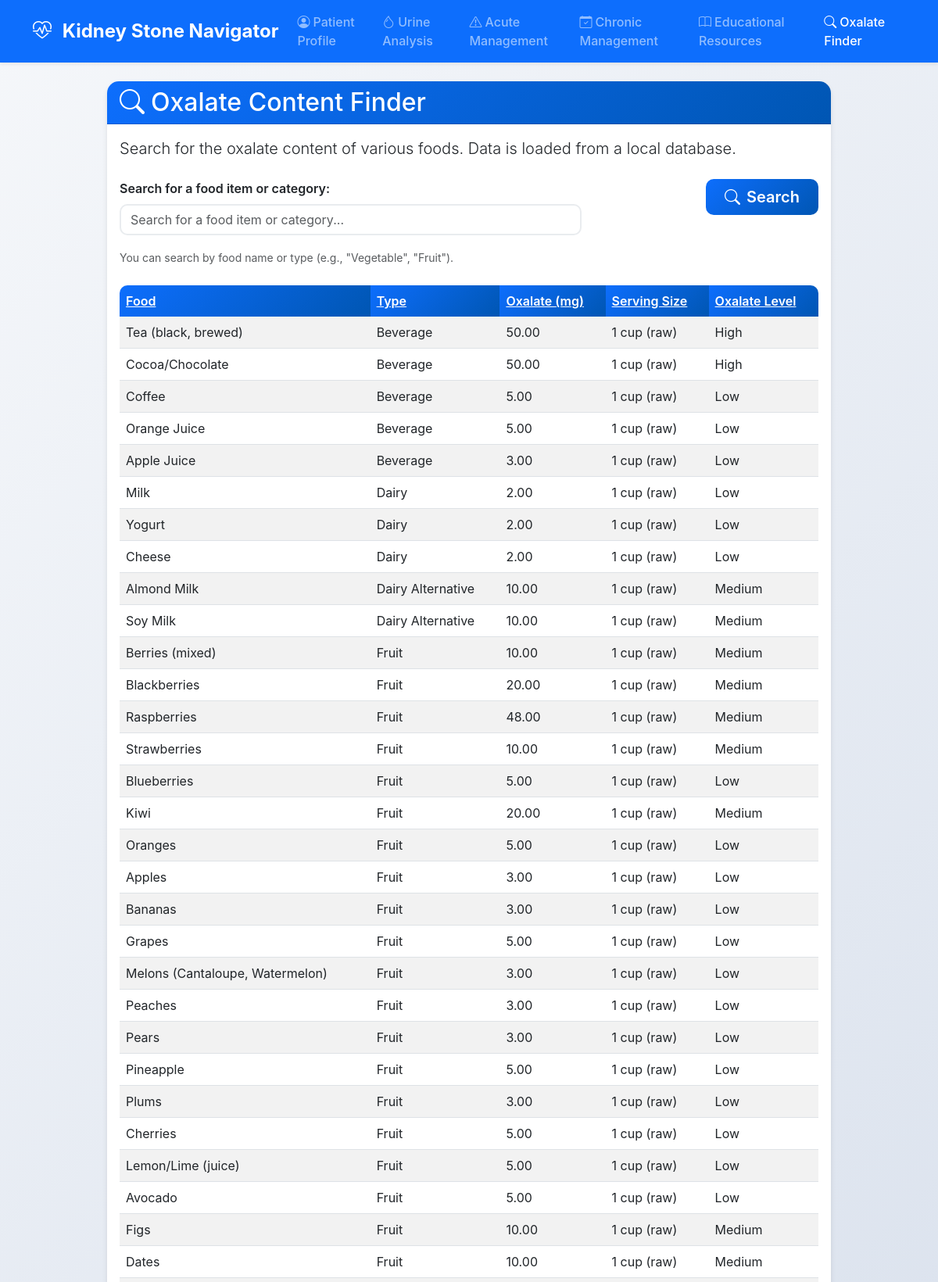
Page /oxalate-finder/?sort=type&direction=asc (upper part) on the committed database.
### kidney_stones_app/models.py (models this page shows, shortened)
class OxalateContent(models.Model):
    food = models.CharField(max_length=200, help_text="Food item name")
    type = models.CharField(max_length=100, help_text="Food category/type")
    oxalate_mg = models.DecimalField(
        max_digits=6, decimal_places=2,
        help_text="Oxalate content in mg per serving"
    )
    serving_size = models.CharField(
        max_length=100, help_text="Serving size description")
    oxalate_level = models.CharField(
        max_length=20,
        choices=[
            ('Low', 'Low'),
            ('Medium', 'Medium'),
            ('High', 'High'),
            ('Very High', 'Very High'),
        ],
        help_text="Oxalate level classification"
    )
    class Meta:
        ordering = ['food']

### kidney_stones_app/views.py (the view)
# urls.py: path('oxalate-finder/', views.oxalate_finder, name='oxalate_finder'),
def oxalate_finder(request):
    sort = request.GET.get('sort', 'food')
    direction = request.GET.get('direction', 'asc')
    order_prefix = '' if direction == 'asc' else '-'
    valid_sort_fields = ['food', 'type', 'oxalate_mg', 'serving_size', 'oxalate_level']
    if sort not in valid_sort_fields:
        sort = 'food'
    order_by = f'{order_prefix}{sort}'
    if request.method == 'POST':
        form = OxalateSearchForm(request.POST)
        if form.is_valid():
            search_term = form.cleaned_data['search_term']
            if search_term:
                results = OxalateContent.objects.filter(
                    Q(food__icontains=search_term) | Q(type__icontains=search_term)
                ).order_by(order_by)
            else:
                results = OxalateContent.objects.all().order_by(order_by)
        else:
            results = OxalateContent.objects.all().order_by(order_by)
    else:
        form = OxalateSearchForm()
        results = OxalateContent.objects.all().order_by(order_by)
    return render(request, 'kidney_stones_app/oxalate_finder.html', {
        'form': form,
        'results': results,
        'active_page': 'oxalate_finder',
        'request': request  # Pass request for sorting link state
    })

### kidney_stones_app/forms.py
class OxalateSearchForm(forms.Form):
    search_term = forms.CharField(
        max_length=100,
        required=False,
        widget=forms.TextInput(attrs={
            'placeholder': 'Search for a food item or category...',
            'class': 'form-control'
        }),
        label="Search for a food item or category:"
    )

### templates/kidney_stones_app/oxalate_finder.html (shortened to what this page needs)
{% extends 'base.html' %}
{% load crispy_forms_tags %}
{% block content %}
<div class="container">
    <div class="row">
        <div class="col-lg-10 mx-auto">
            <div class="card mb-4">
                <div class="card-header">
                    <h2 class="mb-0"><i class="bi bi-search me-2"></i>Oxalate Content Finder</h2>
                </div>
                <div class="card-body">
                    <p class="lead mb-4">Search for the oxalate content of various foods. Data is loaded from a local database.</p>
                    <form method="post" class="row g-3 mb-4">
                        <div class="col-md-8">
                            {{ form.search_term|as_crispy_field }}
                            <small class="form-text text-muted">You can search by food name or type (e.g., "Vegetable", "Fruit").</small>
                        </div>
                        <div class="col-md-4 text-end">
                            <button type="submit" class="btn btn-primary btn-lg">
                                <i class="bi bi-search me-2"></i>Search
                            </button>
                        </div>
                    </form>
                    {% if results %}
                        <div class="table-responsive">
                            <table class="table table-striped table-hover align-middle oxalate-table">
                                <thead>
                                    <tr>
                                        <th><a href="?sort=food{% if request.GET.direction == 'asc' and request.GET.sort == 'food' %}&direction=desc{% else %}&direction=asc{% endif %}">Food</a></th>
                                        <th><a href="?sort=type{% if request.GET.direction == 'asc' and request.GET.sort == 'type' %}&direction=desc{% else %}&direction=asc{% endif %}">Type</a></th>
                                        <th><a href="?sort=oxalate_mg{% if request.GET.direction == 'asc' and request.GET.sort == 'oxalate_mg' %}&direction=desc{% else %}&direction=asc{% endif %}">Oxalate (mg)</a></th>
                                        <th><a href="?sort=serving_size{% if request.GET.direction == 'asc' and request.GET.sort == 'serving_size' %}&direction=desc{% else %}&direction=asc{% endif %}">Serving Size</a></th>
                                        <th><a href="?sort=oxalate_level{% if request.GET.direction == 'asc' and request.GET.sort == 'oxalate_level' %}&direction=desc{% else %}&direction=asc{% endif %}">Oxalate Level</a></th>
                                    </tr>
                                </thead>
                                <tbody>
                                    {% for item in results %}
                                    <tr>
                                        <td>{{ item.food }}</td>
                                        <td>{{ item.type }}</td>
                                        <td>{{ item.oxalate_mg }}</td>
                                        <td>{{ item.serving_size }}</td>
                                        <td>{{ item.oxalate_level }}</td>
                                    </tr>
                                    {% endfor %}
                                </tbody>
                            </table>
                        </div>
                    {% else %}
                        <div class="alert alert-info">
                            No results found. Try searching for a different food item or category.
                        </div>
                    {% endif %}
                </div>
            </div>
        </div>
    </div>
</div>
{% endblock %}

### static/css/style.css (style rules this page uses)
:root { --primary-color: #0d6efd; --secondary-color: #6c757d; --success-color: #198754; --warning-color: #ffc107; --danger-color: #dc3545; --info-color: #0dcaf0; --light-color: #f8f9fa; --dark-color: #212529; }
body { font-family: -apple-system, BlinkMacSystemFont, 'Segoe UI', Roboto, 'Helvetica Neue', Arial, sans-serif; background: linear-gradient(135deg, #f5f7fa 0%, #c3cfe2 100%); min-height: 100vh; }
.card { border: none; border-radius: 15px; box-shadow: 0 4px 6px rgba(0, 0, 0, 0.1); transition: transform 0.3s ease, box-shadow 0.3s ease; }
.card-header { background: linear-gradient(135deg, var(--primary-color), #0056b3); color: white; border-radius: 15px 15px 0 0 !important; font-weight: 600; }
.form-control, .form-select { border-radius: 10px; border: 2px solid #e9ecef; transition: all 0.3s ease; }
.form-label { font-weight: 600; color: var(--dark-color); margin-bottom: 0.5rem; }
.btn { border-radius: 10px; font-weight: 600; padding: 0.5rem 1.5rem; transition: all 0.3s ease; }
.btn-primary { background: linear-gradient(135deg, var(--primary-color), #0056b3); border: none; }
.table { border-radius: 10px; overflow: hidden; box-shadow: 0 2px 4px rgba(0, 0, 0, 0.1); }
.table thead th { background: linear-gradient(135deg, var(--primary-color), #0056b3); color: white; border: none; font-weight: 600; }
.oxalate-table thead th, .oxalate-table thead th a { color: white !important; }

### rows in the picture
OxalateContent: food "Tea (black, brewed)", type "Beverage", oxalate_mg "50.00", serving_size "1 cup (raw)", oxalate_level "High"
OxalateContent: food "Cocoa/Chocolate", type "Beverage", oxalate_mg "50.00", serving_size "1 cup (raw)", oxalate_level "High"
OxalateContent: food "Coffee", type "Beverage", oxalate_mg "5.00", serving_size "1 cup (raw)", oxalate_level "Low"
OxalateContent: food "Orange Juice", type "Beverage", oxalate_mg "5.00", serving_size "1 cup (raw)", oxalate_level "Low"
OxalateContent: food "Apple Juice", type "Beverage", oxalate_mg "3.00", serving_size "1 cup (raw)", oxalate_level "Low"
OxalateContent: food "Milk", type "Dairy", oxalate_mg "2.00", serving_size "1 cup (raw)", oxalate_level "Low"
OxalateContent: food "Yogurt", type "Dairy", oxalate_mg "2.00", serving_size "1 cup (raw)", oxalate_level "Low"
OxalateContent: food "Cheese", type "Dairy", oxalate_mg "2.00", serving_size "1 cup (raw)", oxalate_level "Low"
OxalateContent: food "Almond Milk", type "Dairy Alternative", oxalate_mg "10.00", serving_size "1 cup (raw)", oxalate_level "Medium"
OxalateContent: food "Soy Milk", type "Dairy Alternative", oxalate_mg "10.00", serving_size "1 cup (raw)", oxalate_level "Medium"
OxalateContent: food "Berries (mixed)", type "Fruit", oxalate_mg "10.00", serving_size "1 cup (raw)", oxalate_level "Medium"
OxalateContent: food "Blackberries", type "Fruit", oxalate_mg "20.00", serving_size "1 cup (raw)", oxalate_level "Medium"
OxalateContent: food "Raspberries", type "Fruit", oxalate_mg "48.00", serving_size "1 cup (raw)", oxalate_level "Medium"
OxalateContent: food "Strawberries", type "Fruit", oxalate_mg "10.00", serving_size "1 cup (raw)", oxalate_level "Medium"
OxalateContent: food "Blueberries", type "Fruit", oxalate_mg "5.00", serving_size "1 cup (raw)", oxalate_level "Low"
OxalateContent: food "Kiwi", type "Fruit", oxalate_mg "20.00", serving_size "1 cup (raw)", oxalate_level "Medium"
OxalateContent: food "Oranges", type "Fruit", oxalate_mg "5.00", serving_size "1 cup (raw)", oxalate_level "Low"
OxalateContent: food "Apples", type "Fruit", oxalate_mg "3.00", serving_size "1 cup (raw)", oxalate_level "Low"
OxalateContent: food "Bananas", type "Fruit", oxalate_mg "3.00", serving_size "1 cup (raw)", oxalate_level "Low"
OxalateContent: food "Grapes", type "Fruit", oxalate_mg "5.00", serving_size "1 cup (raw)", oxalate_level "Low"
OxalateContent: food "Melons (Cantaloupe, Watermelon)", type "Fruit", oxalate_mg "3.00", serving_size "1 cup (raw)", oxalate_level "Low"
OxalateContent: food "Peaches", type "Fruit", oxalate_mg "3.00", serving_size "1 cup (raw)", oxalate_level "Low"
OxalateContent: food "Pears", type "Fruit", oxalate_mg "3.00", serving_size "1 cup (raw)", oxalate_level "Low"
OxalateContent: food "Pineapple", type "Fruit", oxalate_mg "5.00", serving_size "1 cup (raw)", oxalate_level "Low"
OxalateContent: food "Plums", type "Fruit", oxalate_mg "3.00", serving_size "1 cup (raw)", oxalate_level "Low"
OxalateContent: food "Cherries", type "Fruit", oxalate_mg "5.00", serving_size "1 cup (raw)", oxalate_level "Low"
OxalateContent: food "Lemon/Lime (juice)", type "Fruit", oxalate_mg "5.00", serving_size "1 cup (raw)", oxalate_level "Low"
OxalateContent: food "Avocado", type "Fruit", oxalate_mg "5.00", serving_size "1 cup (raw)", oxalate_level "Low"
OxalateContent: food "Figs", type "Fruit", oxalate_mg "10.00", serving_size "1 cup (raw)", oxalate_level "Medium"
OxalateContent: food "Dates", type "Fruit", oxalate_mg "10.00", serving_size "1 cup (raw)", oxalate_level "Medium"
